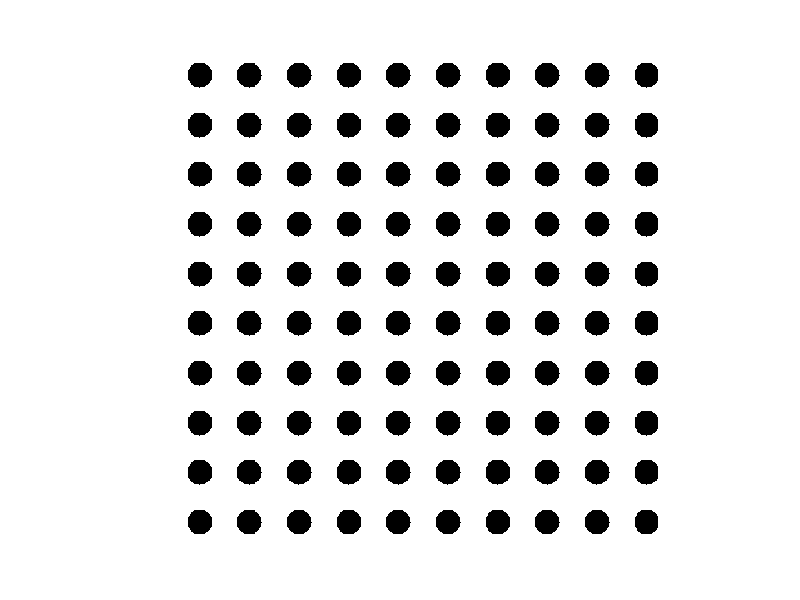

MATLAB code for this plot: (Note: this script raises an error after producing the figure.)

npix = 512;
img_mat = ones(npix,npix);

% Holes are on a  500 nm pitch, and we scan 5 microns, so 10 holes.
% Thus, assuming the holes are half the pitch, each hole is 250 nm and the
% space between is 250 nm. Thus, 1/20th of the image width.
%
hole_width = npix/20
pitch = npix/10;

m_pitch = ceil(pitch);
n_hole = ceil(hole_width);

% First lets, create a prototype hole. Then we will insert it into the master
% image periodically.
sq = ones(n_hole,n_hole);
% circle radius
r = n_hole/2;
% center
xc = n_hole/2;
yc = n_hole/2;


for x_pt=1:n_hole
  for y_pt=1:n_hole
    
    rad_pt = sqrt( (x_pt - xc)^2 + (y_pt - yc)^2 );
    
    if rad_pt <= r
      sq(y_pt, x_pt) = 0; % make it black
    end
  end
end


figure(14);

imshow(sq, [0, 1])


x_start = 20;
y_start = 20;

figure(14); clf
imshow(img_mat, [0, 1])
x_lft = x_start;
while x_lft+n_hole < npix +n_hole
  y_tp = y_start;
  while y_tp+n_hole <= npix + n_hole
    img_mat(y_tp:y_tp+n_hole-1, x_lft:x_lft+n_hole-1) = sq;
    
    y_tp = y_tp + m_pitch;
%     imshow(img_mat, [0, 1])
%     drawnow();
%     pause
  end
  
  x_lft = x_lft + m_pitch;
  
end
img_mat = img_mat(1:npix, 1:npix);
figure(14); clf
imshow(img_mat, [0, 1])

%%
% Now, load some cs data. Use the pix_mask, and reconstruct.

init_paths();
img_size = '5microns';
hole_depth = (20);
clear CsExp;
clear CsExp.load_raw_data
clc

% -------------------
fname = fullfile(PATHS.sysid, 'x-axis_sines_info_intsamps_zaxisFourierCoef_10-29-2018-01.mat');
models = load(fname);
G = -models.modelFit.G_zdir;
p = pole(G);
z = zero(G);
gg = zpk(z(end-1:end), p(1:2), 1, G.Ts);


% chan_map = ChannelMap([1:5]);
cs_exp_data_name_s =...
  {'cs-traj-512pix-9perc-500nm-5mic-01Hz_250prescan_out_11-24-2018-01.csv',...
  'cs-traj-512pix-9perc-500nm-5mic-01Hz_250prescan_out_11-24-2018-02.csv',...
  'cs-traj-512pix-9perc-500nm-5mic-01Hz_250prescan_out_11-24-2018-03.csv'};

data_root = PATHS.cs_image_data(img_size, '11-24-2018');

cs_paths1 = get_cs_paths(data_root, cs_exp_data_name_s{1});
cs_exp1 = CsExp(cs_paths1, 'feature_height', hole_depth, 'gg', gg, 'load_full', true);

clear CsExp;
cs_exp1.print_state_times();
fprintf('Total Imaging time: %.2f\n', cs_exp1.time_total)
cs_exp1.process_cs_data();
cs_exp1.solve_basis_pursuit();

%%
cs_paths2 = get_cs_paths(data_root, cs_exp_data_name_s{2});
cs_exp2 = CsExp(cs_paths2,  'feature_height', hole_depth, 'gg', gg, 'reload_raw', false);
cs_exp2.print_state_times();
fprintf('Total Imaging time: %.2f\n', cs_exp2.time_total)
cs_exp2.process_cs_data();
cs_exp2.solve_basis_pursuit();


cs_paths3 = get_cs_paths(data_root, cs_exp_data_name_s{3});
cs_exp3 = CsExp(cs_paths3,  'feature_height', hole_depth, 'gg', gg, 'reload_raw', false);
cs_exp3.print_state_times();
fprintf('Total Imaging time: %.2f\n', cs_exp3.time_total)
cs_exp3.process_cs_data();
%%
cs_exp3.solve_basis_pursuit(true);
%%

cs_exp1.save()
cs_exp2.save()
cs_exp3.save()

thresh = (20/7)*(1/1000)*20;
cs_sim_path = '~/matlab/afm-cs/matlab-code/notes/data/cs_sim_CS20NG.mat';

if 0
  cs_sim = CsSim(img_mat*thresh, cs_exp1.pix_mask);
  cs_sim.solve_bp();
  cs_sim.Img_bp = cs_sim.Img_bp - mean(cs_sim.Img_bp(:));
  save(cs_sim_path, 'cs_sim')
else
  load(cs_sim_path);
  
end

raster_root = PATHS.raster_image_data(img_size, '11-25-2018');
dat_name = 'raster_scan_512pix_5mic_01Hz_out_11-25-2018bungee_extfan-01.csv';
raster_paths = get_raster_paths(raster_root, dat_name);
rast_exp = RasterExp(raster_paths, 'reload_raw', false, 'load_full', true)

rast_exp.bin_raster_really_slow(@detrend);

rast_exp.save()
%%
f2 = figure(2); clf
ImshowDataView.setup(f2);
th_mx_sim = max(cs_sim.Img_bp(:));
th_mn_sim = min(cs_sim.Img_bp(:));

ax1 = subplot(3,1,1:2);
ax2 = subplot(3,1,3);
cb_sim =  @(event_obj)cs_sim.dataview_callback(event_obj, ax1, ax2);
ImshowDataView.imshow(cs_sim.Img_bp,  [th_mn_sim, th_mx_sim], ax1, ax2, cb_sim)
%
tr_mx = max(cs_exp1.Img_bp(:));
tr_mn = min(cs_exp1.Img_bp(:))

f3 = figure(3); clf
ImshowDataView.setup(f3);
ax3 = subplot(3,1,1:2);
ax4 = subplot(3,1,3);
cb_exp1 =  @(event_obj)cs_exp1.dataview_callback(event_obj, ax3, ax4);
ImshowDataView.imshow(cs_exp1.Img_bp, [tr_mn, tr_mx], ax3, ax4, cb_exp1)

stit = sprintf('Experimental reconstruction. Total time = %.1f', cs_exp1.time_total);
title(ax3, stit)


%%
% disableDefaultInteractivity()
F11 = figure(11); clf
set(F11, 'Position', [-880 41 877 956]);
ypad = 0.01;
xpad1 = 0.05;
% Simulation axes
wd = 0.45;
wd_im = 0.4;

bt2 = 0.14;
bt1 = 0.04;
bt3 = bt2 + wd_im - 0.0;


lft_im_a = 0.085;
lft_im_b = 0.58;
lft1a = 0.065;
lft1b = lft1a + xpad1 + wd;

ht1 = 0.15;
ax0a = axes('Position', [lft_im_a, bt3, wd_im, 0.5154]);
ax0b = axes('Position', [lft_im_b, bt3, wd_im, 0.5154]);

ax1 = axes('Position', [lft_im_a, bt2, wd_im, 0.5154]);
ax2 = axes('Position', [lft1a bt1 wd, ht1]);

% Experimental exes
ax3 = axes('Position', [lft_im_b, bt2, wd_im ,0.5154]);
ax4 = axes('Position', [lft1b, bt1, wd, ht1]); 


% Simulation master
ImshowDataView.imshow(img_mat, [0,1], ax0a, ax2);
 
% SImulartion CS
cb_sim =  @(event_obj)cs_sim.dataview_callback(event_obj, ax1, ax2);
ImshowDataView.imshow(cs_sim.Img_bp,   [th_mn_sim, th_mx_sim], ax1, ax2, cb_sim)
title(ax1, 'Simulated reconstruction') 
% Experiment.
cb_exp2 =  @(event_obj)cs_exp2.dataview_callback(event_obj, ax3, ax4);
ImshowDataView.imshow(cs_exp2.Img_bp, [tr_mn*.8, tr_mx], ax3, ax4, cb_exp2)
stit = sprintf('Experimental reconstruction. Total time = %.1f', cs_exp2.time_total);
title(ax3, stit)

xlabel(ax2, 'pixel')
title(ax0a, 'Pure simulation')
 ImshowDataView.setup(gcf)


ImshowDataView.imshow(rast_exp.pix_mat, [-thresh, thresh], ax0b, ax4);
title(ax0b, '1 Hz raster scan')


% F11 = mkfig(7, 4, 6, true); clf
% ax1 = axes('Position', [0.11438 0.4513 0.775 0.51537]);
% ax2 = axes('Position', [0.13 0.11 0.775 0.27194]);
% ax2.Color = fig_color;
%%
save_fig(F11, 'notes/figures/cs_compare_sim_sim', false)

